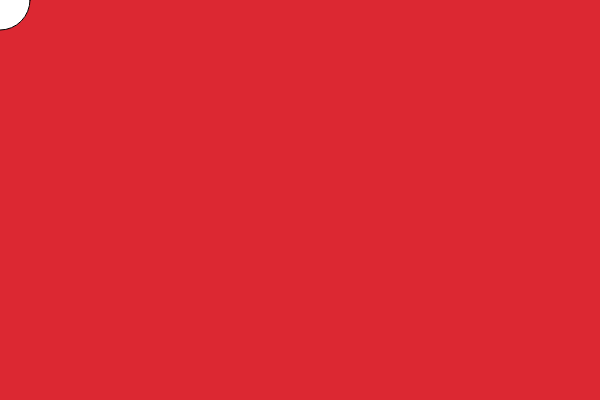
Frame 1 (no input)
Frame 60 (no input): identical to frame 1, image omitted
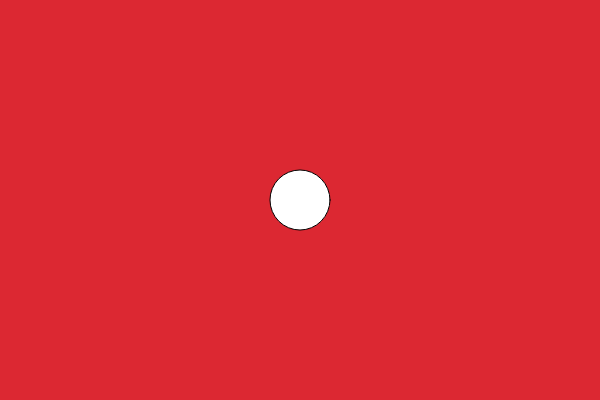
Frame 120 (the mouse pressed at the canvas centre since frame 60)

The p5.js sketch that drew these frames (run headless with seeded random() and noise() and a simulated clock; from frame 60 on, the mouse is pressed at the canvas centre):

// p5.js sketch
// ── sketch.js
//This is automatically called once
function setup() {
	createCanvas(600,400);
	background(220,40,50);
	ellipse(300,200,80,80);
}

//This is automatically called over and over
function draw() {
	background(220,40,50);
	ellipse(mouseX,mouseY, 60,60);
}
